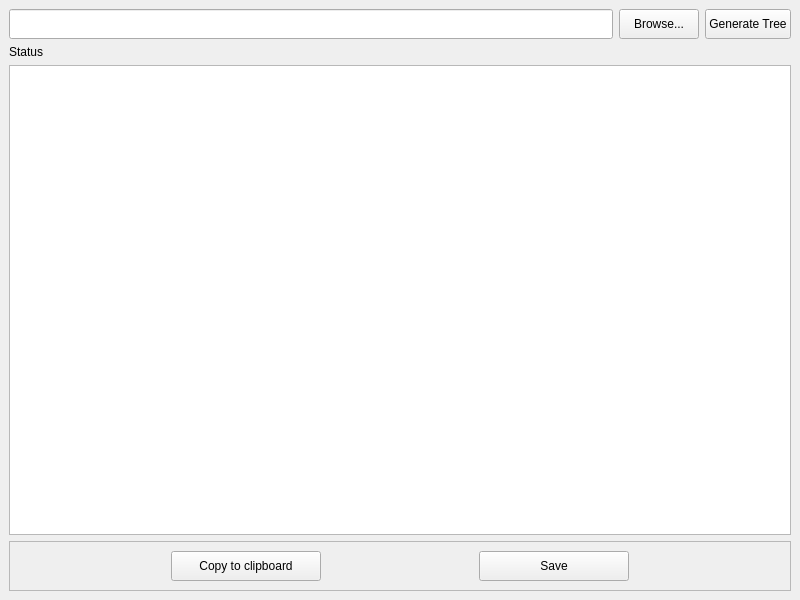
<?xml version="1.0" encoding="UTF-8"?>
<ui version="4.0">
 <class>MainWindow</class>
 <widget class="QMainWindow" name="MainWindow">
  <property name="geometry">
   <rect>
    <x>0</x>
    <y>0</y>
    <width>800</width>
    <height>600</height>
   </rect>
  </property>
  <property name="windowTitle">
   <string>MainWindow</string>
  </property>
  <widget class="QWidget" name="centralwidget">
   <layout class="QVBoxLayout" name="verticalLayout">
    <item>
     <layout class="QHBoxLayout" name="path_layout">
      <property name="spacing">
       <number>6</number>
      </property>
      <property name="sizeConstraint">
       <enum>QLayout::SizeConstraint::SetMaximumSize</enum>
      </property>
      <property name="topMargin">
       <number>0</number>
      </property>
      <item>
       <widget class="QLineEdit" name="input_path_display">
        <property name="minimumSize">
         <size>
          <width>0</width>
          <height>30</height>
         </size>
        </property>
       </widget>
      </item>
      <item>
       <widget class="QPushButton" name="browse_btn">
        <property name="minimumSize">
         <size>
          <width>0</width>
          <height>30</height>
         </size>
        </property>
        <property name="text">
         <string>Browse...</string>
        </property>
       </widget>
      </item>
      <item>
       <widget class="QPushButton" name="generateTree_btn">
        <property name="minimumSize">
         <size>
          <width>0</width>
          <height>30</height>
         </size>
        </property>
        <property name="text">
         <string>Generate Tree</string>
        </property>
       </widget>
      </item>
     </layout>
    </item>
    <item>
     <widget class="QLabel" name="status_label">
      <property name="text">
       <string>Status</string>
      </property>
     </widget>
    </item>
    <item>
     <widget class="QTextEdit" name="preview_text"/>
    </item>
    <item>
     <widget class="QFrame" name="frame">
      <property name="frameShape">
       <enum>QFrame::Shape::StyledPanel</enum>
      </property>
      <property name="frameShadow">
       <enum>QFrame::Shadow::Raised</enum>
      </property>
      <layout class="QHBoxLayout" name="horizontalLayout">
       <item>
        <widget class="QPushButton" name="copy_btn">
         <property name="minimumSize">
          <size>
           <width>0</width>
           <height>30</height>
          </size>
         </property>
         <property name="maximumSize">
          <size>
           <width>150</width>
           <height>16777215</height>
          </size>
         </property>
         <property name="text">
          <string>Copy to clipboard</string>
         </property>
        </widget>
       </item>
       <item>
        <widget class="QPushButton" name="save_btn">
         <property name="minimumSize">
          <size>
           <width>0</width>
           <height>30</height>
          </size>
         </property>
         <property name="maximumSize">
          <size>
           <width>150</width>
           <height>16777215</height>
          </size>
         </property>
         <property name="text">
          <string>Save</string>
         </property>
        </widget>
       </item>
      </layout>
     </widget>
    </item>
   </layout>
  </widget>
 </widget>
 <resources/>
 <connections/>
</ui>
